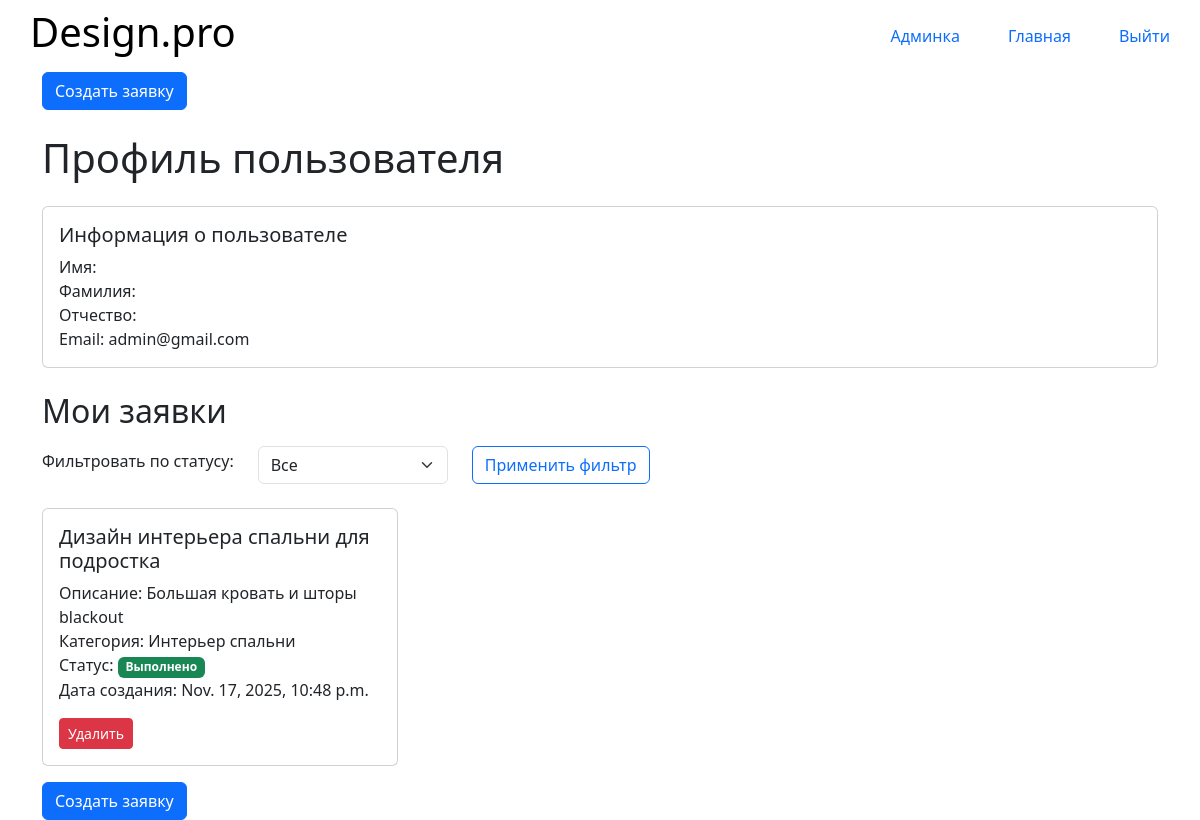
The page /catalog/profile/ (signed in) on the database as committed earlier.
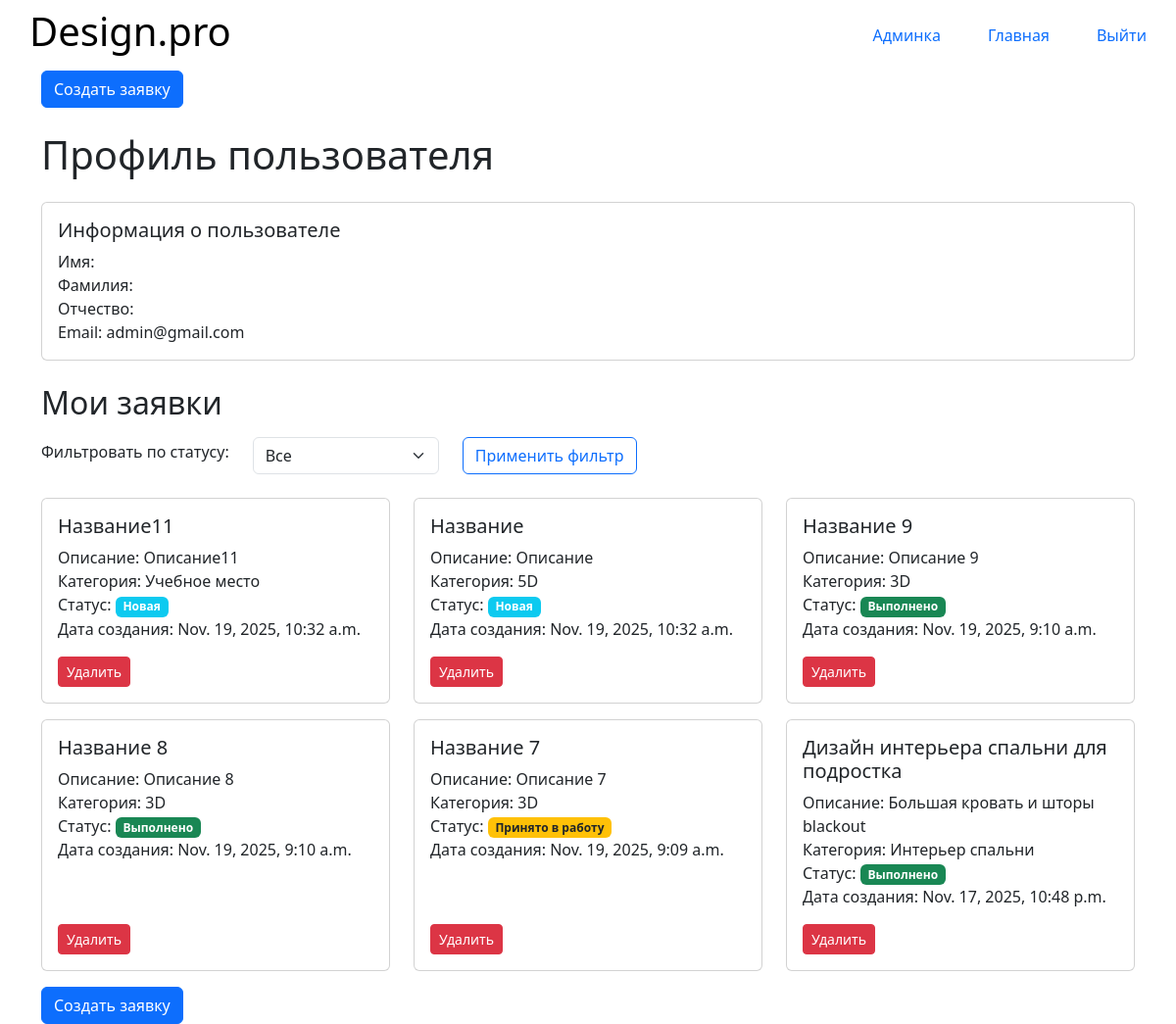
The same page on the database as committed later.
### catalog/models.py (models this page shows, shortened)
class User(AbstractUser):
    first_name = models.CharField(verbose_name='Имя', blank=False)
    last_name = models.CharField(verbose_name='Фамилия', blank=False)
    patronymic = models.CharField(verbose_name='Отчество', blank=False)
    username = models.CharField(verbose_name='Логин', unique=True, blank=False)
    email = models.CharField(verbose_name='Почта', unique=True, blank=False)
    password = models.CharField(verbose_name='Пароль', blank=False)
    USERNAME_FIELD = 'username'

class Application(models.Model):
    STATUS_CHOICES = [
        ('new', 'Новая'),
        ('in_progress', 'Принято в работу'),
        ('completed', 'Выполнено'),
    ]
    title = models.CharField(verbose_name="Название")
    description = models.TextField()
    category = models.ForeignKey(Category, on_delete=models.SET_NULL, null=True)
    image = models.ImageField(upload_to='applications/', validators=[validate_image])
    status = models.CharField(choices=STATUS_CHOICES, default='new')
    created_at = models.DateTimeField(auto_now_add=True)
    user = models.ForeignKey(User, on_delete=models.CASCADE)

class Category(models.Model):
    name = models.CharField(help_text="Выберите категорию")
    def __str__(self):
        return self.name

### catalog/views.py (the view)
# urls.py: path('profile/', views.Profile.as_view(), name='profile'),
class Profile(LoginRequiredMixin, ListView):
    model = Application
    template_name = 'profile.html'
    context_object_name = 'user_applications'
    def get_queryset(self):
        user = self.request.user
        status_filter = self.request.GET.get('status')
        queryset = Application.objects.filter(user=user).order_by('-created_at')
        if status_filter in ['new', 'in_progress', 'completed']:
            queryset = queryset.filter(status=status_filter)
        return queryset
    def get_context_data(self, **kwargs):
        context = super().get_context_data(**kwargs)
        context['status_filter'] = self.request.GET.get('status', '')
        return context

### catalog/templates/profile.html (shortened to what this page needs)
{% extends "base.html" %}
{% block content %}
    <h1 class="my-4">Профиль пользователя</h1>
    <div class="card mb-4">
        <div class="card-body">
            <h5 class="card-title">Информация о пользователе</h5>
            <p class="card-text">
                Имя:{{ user.first_name }}<br>
                Фамилия: {{ user.last_name }}<br>
                Отчество:{{ user.patronymic }}<br>
                Email: {{ user.email }}
            </p>
        </div>
    </div>
    <h2 class="my-3">Мои заявки</h2>
    <form method="get" class="mb-4">
        <div class="row align-items-center">
            <div class="col-auto">
                <label for="status" class="form-label">Фильтровать по статусу:</label>
            </div>
            <div class="col-auto">
                <select name="status" id="status" class="form-select">
                    <option value="" {% if status_filter == '' %}selected{% endif %}>Все</option>
                </select>
            </div>
            <div class="col-auto">
                <button type="submit" class="btn btn-outline-primary">Применить фильтр</button>
            </div>
        </div>
    </form>
    {% if user_applications %}
        <div class="row">
            {% for application in user_applications %}
                <div class="col-md-6 col-lg-4 mb-3">
                    <div class="card h-100">
                        <div class="card-body d-flex flex-column">
                            <h5 class="card-title">{{ application.title }}</h5>
                            <p class="card-text flex-grow-1">
                                Описание: {{ application.description }}<br>
                                Категория: {{ application.category }}<br>
                                Статус: <span class="badge {% if application.status == 'new' %}bg-info{% elif application.status == 'in_progress' %}bg-warning text-dark{% else %}bg-success{% endif %}">{{ application.get_status_display }}</span><br>
                                Дата создания: {{ application.created_at }}
                            </p>
                            <div class="mt-auto">
                                <a href="{% url 'delete_application' application.id %}" class="btn btn-sm btn-danger">Удалить</a>
                            </div>
                        </div>
                    </div>
                </div>
            {% endfor %}
        </div>
    {% else %}
        <p class="text-muted">У вас пока нет заявок</p>
    {% endif %}
    <a href="{% url 'create_applications' %}" class="btn btn-primary">Создать заявку</a>
{% endblock %}

### catalog/templates/base.html (shortened to what this page needs)
<!DOCTYPE html>
<html lang="ru">
<head>
    {% load django_bootstrap5 %}
    {% bootstrap_css %}
    {% load static %}
    <link type="text/css" href="{% static 'css/style.css' %}" rel="stylesheet" />
</head>
<body>
    <header class=" container navbar d-flex flex-nowrap justify-content-between">
        <h1><a class="header_logo" href="{% url 'index' %}">Design.pro</a></h1>
            <nav class=" d-flex gap-5">
                {% if user.is_staff %}
                    <a href="{% url 'admin_panel' %}" class="header__button button">Админка</a>
                    <a class="header_logo" href="{% url 'index' %}">Главная</a>
                    <a href="{% url 'logout' %}" class="header_button button">Выйти</a>
                {% elif user.is_authenticated %}
                    <a class="header_logo" href="{% url 'index' %}">Главная</a>
                    <a href="{% url 'profile' %}" class="header__button button">Профиль</a>
                    <a href="{% url 'logout' %}" class="header_button button">Выйти</a>
                {% else %}
                    <a href="{% url 'register' %}" class="header_button button">Регистрация</a>
                    <a href="{% url 'login' %}" class="header_button button">Вход</a>
                {% endif %}
            </nav>
    </header>
    <main>
        <div class="container">
            {% if user.is_authenticated %}
            <a class= 'btn btn-primary' href="{% url 'create_applications' %}" class="header_button button">Создать заявку</a>
            {% endif %}
            {% block content %}
            {% endblock %}
        </div>
    </main>
</body>
</html>

### catalog/static/css/style.css (style rules this page uses)
* { margin: 0; padding: 0; box-sizing: border-box; }
h1 > a { color: black; }
a { text-decoration: none; }

Rows that differ between the two databases and show on the page:
added Application: title "Название11", description "Описание11", category "Учебное место", status "Новая", created_at "Nov. 19, 2025, 10:32 a.m."
added Application: title "Название", description "Описание", category "5D", status "Новая", created_at "Nov. 19, 2025, 10:32 a.m."
added Application: title "Название 9", description "Описание 9", category "3D", status "Выполнено", created_at "Nov. 19, 2025, 9:10 a.m."
added Application: title "Название 8", description "Описание 8", category "3D", status "Выполнено", created_at "Nov. 19, 2025, 9:10 a.m."
added Application: title "Название 7", description "Описание 7", category "3D", status "Принято в работу", created_at "Nov. 19, 2025, 9:09 a.m."
